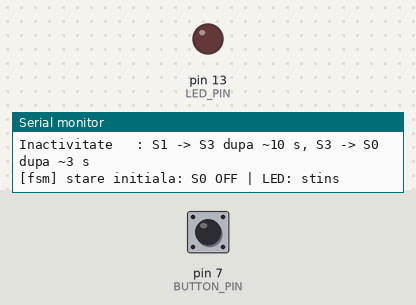
Bench run of a program on a simulated Arduino Mega 2560, built with avr-gcc and run on an emulated ATmega2560. Shown: output pins drawn as LEDs (lit = HIGH), the last lines printed to the serial monitor. Dashed ring = blinking. The test bench sets the inputs (shaded band); at power-on: pin 7 (BUTTON_PIN) HIGH.

Above: at 0.8 s.
0.9 s: pin 7 (BUTTON_PIN) pulled LOW for 0.15 s
At 2.5 s:
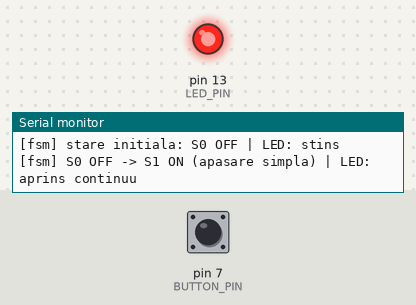
2.8 s: pin 7 (BUTTON_PIN) pulled LOW for 1 s
At 4.7 s:
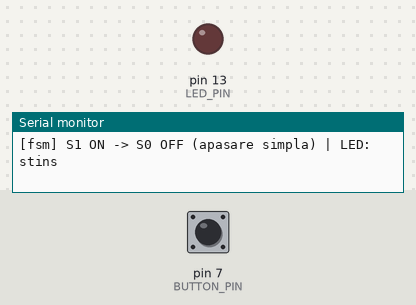
5.3 s: pin 7 (BUTTON_PIN) pulled LOW for 3.2 s
At 6.3 s:
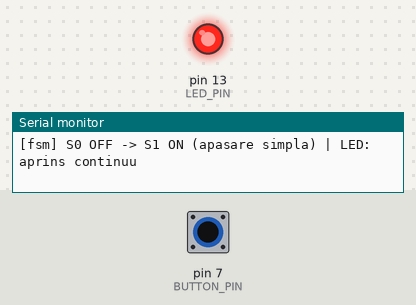
10.0 s: pin 7 (BUTTON_PIN) pulsed LOW 2 times (0.12 s each, 0.3 s apart)
At 10.94 s:
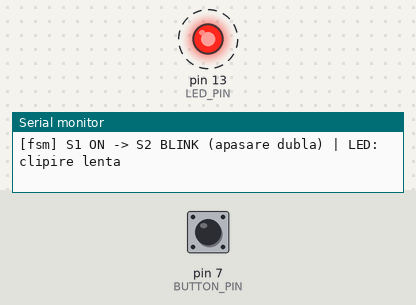
13.0 s: pin 7 (BUTTON_PIN) driven LOW
Timing chart, 0 to 15.9 s (numbered marks = the images above; inputs shaded):
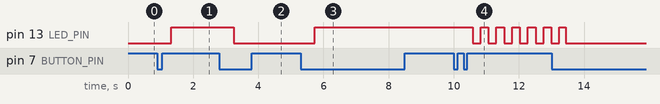

The program:

main.cpp
```cpp
#include <Arduino.h>
#include <Arduino_FreeRTOS.h>
#include <task.h>
#include <queue.h>
#include <stdio.h>

#include "uartStdio.h"
#include "ledClass.h"
#include "Button.h"
#include "ledFsm.h"
#include "pressClassifier.h"

constexpr int LED_PIN = 13;
constexpr int BUTTON_PIN = 7;            // INPUT_PULLUP
constexpr unsigned long BUTTON_DEBOUNCE_MS = 20;


constexpr TickType_t BUTTON_POLL_TICKS = 1;

constexpr uint16_t DOUBLE_PRESS_WINDOW_MS = 400;

constexpr unsigned long UART_BAUD = 9600;
constexpr UBaseType_t UART_QUEUE_LEN = 64;
constexpr UBaseType_t EVENT_QUEUE_LEN = 4;

constexpr uint16_t BUTTON_STACK = 192;
constexpr uint16_t FSM_STACK = 256;       // needs stack
constexpr uint16_t LED_STACK = 128;

static Led led(LED_PIN);

static QueueHandle_t xEventQueue = NULL;
static QueueHandle_t xPatternMailbox = NULL;

static void sendEvent(LedFsmEvent event)
{
  if (xQueueSend(xEventQueue, &event, 0) != pdPASS)
  {
    printf("[err] coada de evenimente plina, eveniment pierdut\n");
  }
}

static void publishPress(PressKind kind)
{
  if (kind == PRESS_SINGLE)      sendEvent(FSM_EVENT_SHORT_PRESS);
  else if (kind == PRESS_DOUBLE) sendEvent(FSM_EVENT_DOUBLE_PRESS);
}

static void buttonTask(void *pvParameters)
{
  Button button(BUTTON_PIN, BUTTON_DEBOUNCE_MS);
  PressClassifier classifier = { false, 0 };
  const uint16_t windowTicks = DOUBLE_PRESS_WINDOW_MS / portTICK_PERIOD_MS;

  button.begin();
  TickType_t lastWake = xTaskGetTickCount();

  for (;;)
  {
    button.update();

    PressClassification step =
      classifyPressTick(classifier, button.wasPressed(), windowTicks);
    classifier = step.next;
    publishPress(step.kind);

    xTaskDelayUntil(&lastWake, BUTTON_POLL_TICKS);
  }
}


static void publishPattern(LedFsmState state)
{
  LedPattern pattern = ledFsmPattern(state);
  xQueueOverwrite(xPatternMailbox, &pattern);
}

static void reportTransition(LedFsmState from, LedFsmState to, LedFsmEvent event)
{
  printf("[fsm] %s -> %s (%s) | LED: %s\n",
        ledFsmStateName(from),
        ledFsmStateName(to),
        ledFsmEventName(event),
        ledFsmPatternName(to));
}

static void printWelcome()
{
  printf("\n=== Lab 6.1: automat finit buton-LED (FreeRTOS) ===\n");
  printf("Stari: S0 OFF, S1 ON, S2 BLINK (~480 ms), S3 TIMEOUT_WARNING (~96 ms)\n");
  printf("Apasare simpla : S0<->S1, iar din S2/S3 revine in S0/S1\n");
  printf("Apasare dubla  : intra in S2 BLINK (din S2 revine in S1)\n");
  printf("Inactivitate   : S1 -> S3 dupa ~10 s, S3 -> S0 dupa ~3 s\n");
}

// Cat are voie automatul sa astepte in starea curenta. Expirarea asteptarii
// *este* evenimentul de inactivitate, deci nu e nevoie de un cronometru
// separat: orice apasare primita schimba starea si reporneste fereastra.
static TickType_t waitTicksFor(LedFsmState state)
{
  uint16_t timeoutMs = ledFsmTimeoutMs(state);
  if (timeoutMs == 0) return portMAX_DELAY;

  return pdMS_TO_TICKS(timeoutMs);
}

static LedFsmEvent nextEvent(LedFsmState state)
{
  LedFsmEvent event;

  if (xQueueReceive(xEventQueue, &event, waitTicksFor(state)) != pdPASS)
  {
    return FSM_EVENT_INACTIVITY;
  }
  return event;
}

 // Deține starea automatului si raportarea ei. Nu atinge nici butonul, nici
 // LED-ul: primeste evenimente si publica tiparul de ieșire.
static void fsmTask(void *pvParameters)
{
  LedFsmState state = FSM_OFF;

  printWelcome();
  publishPattern(state);
  printf("[fsm] stare initiala: %s | LED: %s\n",
        ledFsmStateName(state), ledFsmPatternName(state));

  for (;;)
  {
    LedFsmEvent event = nextEvent(state);
    LedFsmState next = ledFsmNext(state, event);

    if (next == state) continue;      // eveniment fara efect in starea curenta

    reportTransition(state, next, event);
    state = next;
    publishPattern(state);
  }
}

// Clipirea porneste mereu aprinsa, ca trecerea in S2/S3 sa se vada imediat.
static void applyPattern(const LedPattern *pattern)
{
  if (pattern->isBlinking || pattern->isOn) led.turnOn();
  else                                      led.turnOff();
}

 // Deține LED-ul. Asteptarea pe cutia poștala este si cronometrul de clipire:
 // un tipar nou se aplica imediat, nu dupa semiperioada in curs.
static void ledTask(void *pvParameters)
{
  LedPattern pattern = { false, false, 0 };

  led.begin();

  for (;;)
  {
    TickType_t waitTicks = pattern.isBlinking
                                ? pdMS_TO_TICKS(pattern.halfPeriodMs)
                                : portMAX_DELAY;

    if (xQueueReceive(xPatternMailbox, &pattern, waitTicks) == pdPASS)
    {
      applyPattern(&pattern);
      continue;
    }
    led.toggle();
  }
}

void setup()
{
  rtosUartStdioInit(UART_BAUD, tskIDLE_PRIORITY + 1, UART_QUEUE_LEN);

  xEventQueue = xQueueCreate(EVENT_QUEUE_LEN, sizeof(LedFsmEvent));
  xPatternMailbox = xQueueCreate(1, sizeof(LedPattern));

  xTaskCreate(ledTask,    "LED",    LED_STACK,    NULL, tskIDLE_PRIORITY + 1, NULL);
  xTaskCreate(buttonTask, "BUTTON", BUTTON_STACK, NULL, tskIDLE_PRIORITY + 2, NULL);
  xTaskCreate(fsmTask,    "FSM",    FSM_STACK,    NULL, tskIDLE_PRIORITY + 3, NULL);

  vTaskStartScheduler();
}

void loop() { }
```

Button.cpp
```cpp
#include "Button.h"
//Constructor for button
//Assigns initial states for variable
Button::Button(int pin, unsigned long debounceDelay)
{
  this->pin = pin;
  this->state = HIGH;
  this->lastState = HIGH;
  this->pressed = false;
  this->rawState = HIGH;
  this->debounceDelay = debounceDelay;
}
//Initialises pin
void Button::begin()
{
  pinMode(this->pin,INPUT_PULLUP);
}

//Updates the state of the class based on physical change
void Button::update()
{

  bool reading = digitalRead(this->pin);
  if (reading != this->rawState)
  {
    this->lastDebounceTime = millis();
    this->rawState = reading;
  }

  this->pressed = false;

  if ((millis() - this->lastDebounceTime) >= this->debounceDelay)
  {
    if (reading != this->state)
    {
        this->lastState = this->state;
        this->state = reading;
        this->pressed = (this->lastState == HIGH && this->state == LOW);
        return;
    }
  }
}
//Returns if the button was pressed
//WARNING
//Use only after .update() otherwise doesn't work
//Example:
//button.update();
//if(button.wasPressed())
//doSomething()
bool Button::wasPressed() const
{
  return this->pressed;
}
```

Button.h
```cpp
#ifndef BUTTON_CLASS_H
#define BUTTON_CLASS_H
#include <Arduino.h>
class Button
{
public:
  Button(int pin, unsigned long debounceDelay = 20);
  void begin();
  void update();
  bool wasPressed() const;
private:
  bool state;
  bool lastState;
  int pin;
  bool pressed;

  bool rawState;
  unsigned long int lastDebounceTime;
  unsigned long int debounceDelay;

};

#endif
```

ledClass.cpp
```cpp
#include "ledClass.h"
//Constructor for Led class, initialises memberPin
//with the chosen pin, sets the pinMode, set the initial
// output to low and sets the logical state to off
Led::Led(int pin)
{
  this->memberPin = pin;
  this->state = false;
}
void Led::begin()
{
  pinMode(this->memberPin,OUTPUT);
  digitalWrite(this->memberPin,LOW);
}
//Checks if the led is on
bool Led::isOn() const
{
  return this->state;
}
//Turns on the led, does nothing if already on
void Led::turnOn()
{
  if(!this->isOn())
  {
    digitalWrite(this->memberPin,HIGH);
    this->state = true;
  }
}
//Turns offf the led, does nothing if already off
void Led::turnOff()
{
  if(this->isOn())
  {
    digitalWrite(this->memberPin,LOW);
    this->state = false;
  }
}
//Inverses the led state
void Led::toggle()
{
  if(this->isOn())
  {
    this->turnOff();
  } else
  {
    this->turnOn();
  }
}
```

ledClass.h
```cpp
#ifndef LEDCLASS_H
#define LEDCLASS_H

#include <Arduino.h>

class Led {
  public:
    Led(int pin);
    void begin();
    void turnOn();
    void turnOff();
    void toggle();
    bool isOn() const;
  private:
    int memberPin;
    bool state;
};
#endif
```

ledFsm.cpp
```cpp
#include "ledFsm.h"

// S0 OFF
static LedFsmState nextFromOff(LedFsmEvent event)
{
    switch (event)
    {
        case FSM_EVENT_SHORT_PRESS:  return FSM_ON;
        case FSM_EVENT_DOUBLE_PRESS: return FSM_BLINK;
        case FSM_EVENT_INACTIVITY:   return FSM_OFF;
    }
    return FSM_OFF;
}

// S1 ON
static LedFsmState nextFromOn(LedFsmEvent event)
{
    switch (event)
    {
        case FSM_EVENT_SHORT_PRESS:  return FSM_OFF;
        case FSM_EVENT_DOUBLE_PRESS: return FSM_BLINK;
        case FSM_EVENT_INACTIVITY:   return FSM_TIMEOUT_WARNING;
   }
   return FSM_ON;
}


//S2 BLINK
static LedFsmState nextFromBlink(LedFsmEvent event)
{
    switch (event)
    {
        case FSM_EVENT_SHORT_PRESS:  return FSM_OFF;
        case FSM_EVENT_DOUBLE_PRESS: return FSM_ON;
        case FSM_EVENT_INACTIVITY:   return FSM_BLINK;
    }
    return FSM_BLINK;
}

// S3 TIMEOUT_WARNING: orice apasare anuleaza stingerea automata.
static LedFsmState nextFromWarning(LedFsmEvent event)
{
    switch (event)
    {
        case FSM_EVENT_SHORT_PRESS:  return FSM_ON;
        case FSM_EVENT_DOUBLE_PRESS: return FSM_BLINK;
        case FSM_EVENT_INACTIVITY:   return FSM_OFF;
    }
    return FSM_OFF;
}

LedFsmState ledFsmNext(LedFsmState current, LedFsmEvent event)
{
    switch (current)
    {
        case FSM_OFF:             return nextFromOff(event);
        case FSM_ON:              return nextFromOn(event);
        case FSM_BLINK:           return nextFromBlink(event);
        case FSM_TIMEOUT_WARNING: return nextFromWarning(event);
    }
    return FSM_OFF;
}

LedPattern ledFsmPattern(LedFsmState state)
{
    LedPattern pattern = { false, false, 0 };

    switch (state)
    {
        case FSM_OFF:
            break;
        case FSM_ON:
            pattern.isOn = true;
            break;
        case FSM_BLINK:
            pattern.isBlinking = true;
            pattern.halfPeriodMs = BLINK_PERIOD_MS / 2;
            break;
        case FSM_TIMEOUT_WARNING:
            pattern.isBlinking = true;
            pattern.halfPeriodMs = WARNING_PERIOD_MS / 2;
            break;
    }
    return pattern;
}

uint16_t ledFsmTimeoutMs(LedFsmState state)
{
    switch (state)
    {
        case FSM_ON:              return ON_INACTIVITY_MS;
        case FSM_TIMEOUT_WARNING: return WARNING_TIMEOUT_MS;
        case FSM_OFF:
        case FSM_BLINK:           return 0;
    }
    return 0;
}

const char *ledFsmStateName(LedFsmState state)
{
    switch (state)
    {
        case FSM_OFF:             return "S0 OFF";
        case FSM_ON:              return "S1 ON";
        case FSM_BLINK:           return "S2 BLINK";
        case FSM_TIMEOUT_WARNING: return "S3 TIMEOUT_WARNING";
    }
    return "?";
}

const char *ledFsmEventName(LedFsmEvent event)
{
    switch (event)
    {
        case FSM_EVENT_SHORT_PRESS:  return "apasare simpla";
        case FSM_EVENT_DOUBLE_PRESS: return "apasare dubla";
        case FSM_EVENT_INACTIVITY:   return "inactivitate";
    }
    return "?";
}

const char *ledFsmPatternName(LedFsmState state)
{
    switch (state)
    {
        case FSM_OFF:             return "stins";
        case FSM_ON:              return "aprins continuu";
        case FSM_BLINK:           return "clipire lenta";
        case FSM_TIMEOUT_WARNING: return "clipire rapida";
    }
    return "?";
}
```

ledFsm.h
```cpp
#ifndef LED_FSM_H
#define LED_FSM_H

#include <stdint.h>

//states
enum LedFsmState : uint8_t {
    FSM_OFF = 0,
    FSM_ON,
    FSM_BLINK,
    FSM_TIMEOUT_WARNING
};

//events
enum LedFsmEvent : uint8_t {
    FSM_EVENT_SHORT_PRESS = 0,
    FSM_EVENT_DOUBLE_PRESS,
    FSM_EVENT_INACTIVITY
};

// physical led state
struct LedPattern {
    bool isOn;
    bool isBlinking;
    uint16_t halfPeriodMs;
};

constexpr uint16_t BLINK_PERIOD_MS = 500;
constexpr uint16_t WARNING_PERIOD_MS = 100;
constexpr uint16_t ON_INACTIVITY_MS = 10000;
constexpr uint16_t WARNING_TIMEOUT_MS = 3000;

LedFsmState ledFsmNext(LedFsmState current, LedFsmEvent event);
LedPattern ledFsmPattern(LedFsmState state);

// 0 = starea nu armeaza niciun cronometru de inactivitate.
uint16_t ledFsmTimeoutMs(LedFsmState state);

const char *ledFsmStateName(LedFsmState state);
const char *ledFsmEventName(LedFsmEvent event);
const char *ledFsmPatternName(LedFsmState state);
#endif
```

pressClassifier.cpp
```cpp
#include "pressClassifier.h"

static PressClassification onPressEdge(PressClassifier current)
{
    PressClassification result;
    result.next.ticksSinceFirstPress = 0;

    if (current.isWaitingSecondPress)
    {
        result.next.isWaitingSecondPress = false;
        result.kind = PRESS_DOUBLE;
        return result;
    }

    result.next.isWaitingSecondPress = true;
    result.kind = PRESS_NONE;
    return result;
}

static PressClassification onIdleTick(PressClassifier current,
                                       uint16_t windowTicks)
{
    PressClassification result;
    result.next = current;
    result.kind = PRESS_NONE;

    if (!current.isWaitingSecondPress) return result;

    result.next.ticksSinceFirstPress++;
    if (result.next.ticksSinceFirstPress < windowTicks) return result;

    result.next.isWaitingSecondPress = false;
    result.next.ticksSinceFirstPress = 0;
    result.kind = PRESS_SINGLE;
    return result;
}

PressClassification classifyPressTick(PressClassifier current,
                                       bool isPressEdge,
                                       uint16_t windowTicks)
{
    if (isPressEdge) return onPressEdge(current);
    return onIdleTick(current, windowTicks);
}
```

pressClassifier.h
```cpp
#ifndef PRESS_CLASSIFIER_H
#define PRESS_CLASSIFIER_H

#include <stdint.h>

// Felul apasarii, decis abia cand fereastra de dubla apasare s-a inchis.
enum PressKind : uint8_t {
    PRESS_NONE = 0,
    PRESS_SINGLE,
    PRESS_DOUBLE
};

// Memoria clasificatorului intre doua interogari ale butonului.
struct PressClassifier {
    bool isWaitingSecondPress;
    uint16_t ticksSinceFirstPress;
};

struct PressClassification {
    PressClassifier next;
    PressKind kind;
};

// does not care about the physical button
PressClassification classifyPressTick(PressClassifier current,
                                       bool isPressEdge,
                                       uint16_t windowTicks);

#endif
```

uartStdio.cpp
```cpp
#include "uartStdio.h"

static FILE uartOut;
static FILE uartIn;


// Callback for stdout
int uartPutchar(char c, FILE *stream)
{
  Serial.write(c);
  return 0;
}
// Callback for stdin
int uartGetchar(FILE *stream)
{
  while(!Serial.available())
  {

  }
  return Serial.read();
}

// function that does the redirect
void uartStdioInit()
{
    Serial.begin(9600);

    fdev_setup_stream(&uartOut, uartPutchar, NULL, _FDEV_SETUP_WRITE);
    fdev_setup_stream(&uartIn, NULL, uartGetchar, _FDEV_SETUP_READ);

    stdout = &uartOut;
    stdin = &uartIn;
}

/// RTOS Object names
static FILE rtosUartStream;
static QueueHandle_t xUartTxQueue = NULL;
static QueueHandle_t xUartRxQueue = NULL;

// The output task that reads from the Tx Queue
// and sends to the Rx queue
static void uartTask(void *pvParameters)
{
  char c;
  for(;;)
  {
    while (xQueueReceive(xUartTxQueue,&c,0))
    {
      if (c == '\n') Serial.write('\r');
      Serial.write(c);
    }
    while (Serial.available())
    {
      char rc = Serial.read();
      xQueueSend(xUartRxQueue,&rc,0);
    }
    vTaskDelay(1);
  }
}
// the main init for the stdio redirects for RTOS
// it creates the 2 queue's, redirects stdout and creates
// the task
void rtosUartStdioInit(int baud,
                        UBaseType_t uartTaskPriority,
                        UBaseType_t queueLength)
{
  Serial.begin(baud);

  xUartTxQueue = xQueueCreate(queueLength,sizeof(char));
  xUartRxQueue = xQueueCreate(queueLength,sizeof(char));

  fdev_setup_stream(&rtosUartStream, rtosUartPutchar, rtosUartGetchar, _FDEV_SETUP_RW);
  stdout = &rtosUartStream;
  stdin  = &rtosUartStream;
   xTaskCreate(uartTask, "UART", 128, NULL, uartTaskPriority, NULL);
}
// the RTOS callback that sends to the Tx Queue
int rtosUartPutchar(char c, FILE *stream)
{
  xQueueSend(xUartTxQueue,&c,portMAX_DELAY);
  return 0;
}
// the RTOS callaback that takes from the RxQueue
int rtosUartGetchar(FILE *stream)
{
  char c;
  xQueueReceive(xUartRxQueue,&c,portMAX_DELAY);
  return c;
}
```

uartStdio.h
```cpp
#ifndef UART_STDIO_H
#define UART_STDIO_H
#include <Arduino.h>
#include <stdio.h>
#include <Arduino_FreeRTOS.h>
#include <task.h>
#include <queue.h>
void uartStdioInit();
int uartPutchar(char c, FILE *stream);
int uartGetchar(FILE *stream);

void rtosUartStdioInit(int baud = 9600,
                        UBaseType_t uartTaskPriority = tskIDLE_PRIORITY + 1,
                        UBaseType_t queueLength = 64);
int rtosUartPutchar(char c, FILE *stream);
int rtosUartGetchar(FILE *stream);

#endif
```

Measured:
- after the input at 0.9 s, pin 13 (LED_PIN): LOW → HIGH after 0.43 s
- after the input at 2.8 s, pin 13 (LED_PIN): HIGH → LOW after 0.44 s
- after the input at 5.3 s, pin 13 (LED_PIN): LOW → HIGH after 0.43 s
- after the input at 10.0 s, pin 13 (LED_PIN): alternates HIGH for 0.24 s and LOW for 0.24 s, starting after 0.58 s
